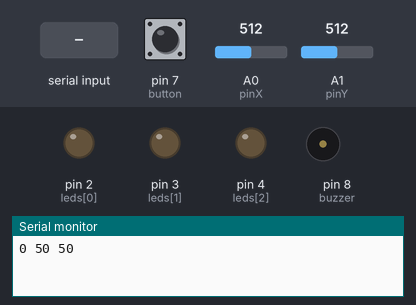
The sketch below on a simulated Arduino Uno, built with avr-gcc and run on an emulated ATmega328P. On the bench: output pins drawn as LEDs (lit = HIGH), buzzer (waves = sounding), the last lines printed to the serial monitor. The inputs (shaded band) are chosen by the test bench; at power-on: pin 7 (button) HIGH, A0 (pinX) = 512, A1 (pinY) = 512.

Above: at 1.2 s.
1.3 s: "d" received over Serial
At 1.8 s:
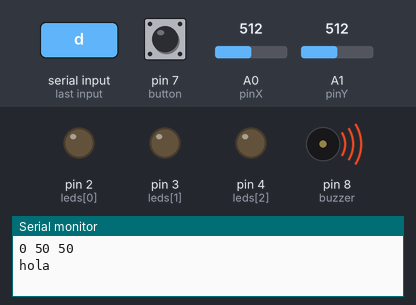
3.5 s: pin 7 (button) pulled LOW for 0.15 s
At 3.7 s:
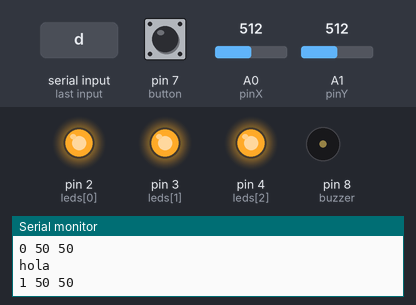
5.3 s: pin 7 (button) pulled LOW for 3.2 s
At 9.5 s:
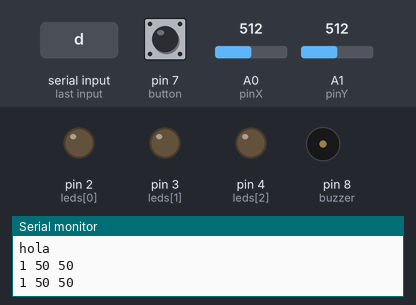
Timing chart, 0 to 11.0 s (numbered marks = the images above; inputs shaded):
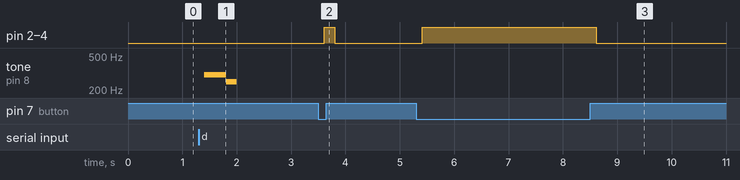

The sketch:

ToxicLegacyArduino.ino
```cpp
const int pinX = A0;
const int pinY = A1;
const int leds [3] = { 2, 3, 4};
const int button = 7;
const int buzzer = 8;
int valueX = 0;
int valueY = 0;
int prevValueX = 0;
int prevValueY = 0;
boolean action = false;
int buttonState;

void setup() {
  // put your setup code here, to run once:
  pinMode(button, INPUT);
  pinMode(pinX, INPUT);
  pinMode(pinY, INPUT);
  pinMode(buzzer, OUTPUT);
  digitalWrite(button, HIGH);


  for(int i=0; i<3; i++){
   pinMode(leds[i], OUTPUT);
  }
   Serial.begin(9600);

}

void loop() {
  // put your main code here, to run repeatedly:

  if (Serial.available() > 0) {
    receivingData();
  } else {
    sendingData();
  }

}

void receivingData() {

  char firstChar = Serial.read();

  if(firstChar == 'd'){
    Serial.println("hola");
     tone(buzzer, 300);
     delay(400);
     tone(buzzer, 250);
     delay(200);
     noTone(buzzer);
    }

       Serial.flush();
  }

void sendingData(){

  buttonState = digitalRead(button);
  valueX = makeValue(analogRead(pinX));
  valueY = makeValue(analogRead(pinY));

 // Serial.println(digitalRead(button));

  if (buttonState == 0 && action == false) {


    Serial.print('1');
    Serial.print(' ');
    Serial.print(valueX);
    Serial.print(' ');
    Serial.print(valueY);
    Serial.print(' ');
    Serial.println();

      action= true;

   for(int i=0; i<3; i++){
    digitalWrite(leds[i], HIGH);
   // digitalWrite(buzzer, HIGH);

    }


  }

  if (buttonState == 1) {
    action = false;
   for(int i=0; i<3; i++){
    digitalWrite(leds[i], LOW);
    }

  }

  if (valueX != prevValueX || valueY != prevValueY) {
  Serial.print(action);
  Serial.print(' ');
  Serial.print(valueX);
  Serial.print(' ');
  Serial.print(valueY);
  Serial.print(' ');
  Serial.println();
    prevValueX = valueX;
    prevValueY = valueY;
  }

  delay(200);

}


int makeValue (float value) {
  return (value / 1023.00 * 100);
}
```

Measured:
- after the input at 1.3 s, tone on pin 8 (buzzer): silent → 300 Hz after 0.10 s, → 250 Hz 0.40 s later, → silent 0.20 s later
- after the input at 3.5 s, pin 2 (leds[0]), pin 3 (leds[1]), pin 4 (leds[2]): LOW → HIGH after 0.11 s, → LOW 0.20 s later
- after the input at 5.3 s, pin 2 (leds[0]), pin 3 (leds[1]), pin 4 (leds[2]): LOW → HIGH after 0.11 s, → LOW 3.2 s later
